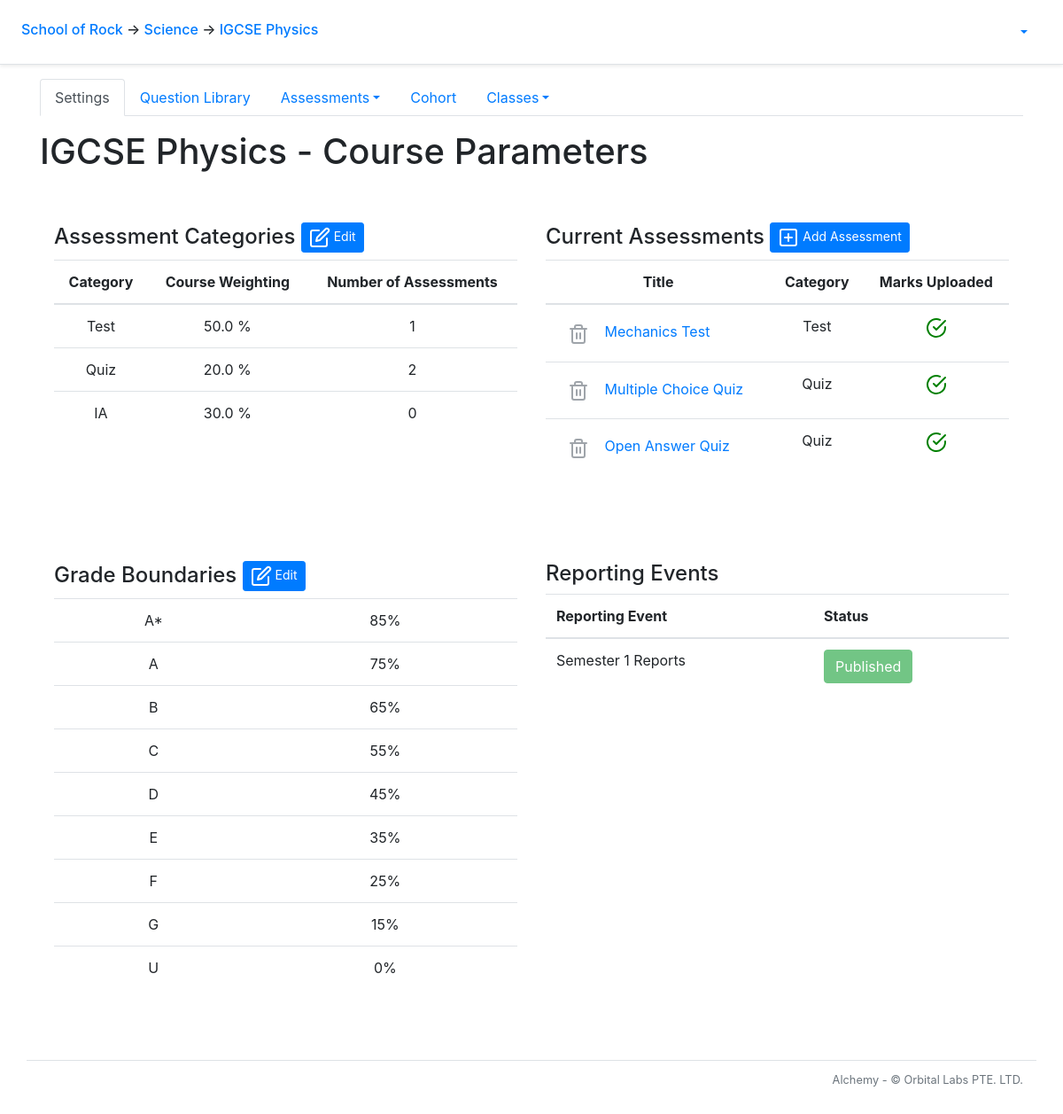
The app's page /course/1/ with its own data.
### alchemy/models.py (models this page shows, shortened)
class School(db.Model):
    __tablename__ = 'school'
    id = db.Column(db.Integer, primary_key=True)
    name = db.Column(db.String(50))
    departments = db.relationship('Department', backref='school')
    snapshots = db.relationship('Snapshot', backref='school')

class Department(db.Model):
    __tablename__ = 'department'
    id = db.Column(db.Integer, primary_key=True)
    name = db.Column(db.String(50))
    school_id = db.Column(db.Integer, db.ForeignKey('school.id'))
    courses = db.relationship('Course', backref='department')

class Course(db.Model):
    __tablename__ = 'course'
    id = db.Column(db.Integer, primary_key=True)
    name = db.Column(db.String(20), nullable=False)
    department_id = db.Column(db.Integer, db.ForeignKey('department.id'))
    questions = db.relationship('Question', backref = 'q_course')
    tags = db.relationship('Tag', backref='tag_course')
    clazzes = db.relationship('Clazz', backref='course')
    papers = db.relationship('Paper', backref='course')
    grade_levels = db.relationship('GradeLevel', backref='grade_levels')
    assessment_categories = db.relationship('AssessmentCategory', backref='assessment_categories')
    checkpoints = db.relationship('Checkpoint', backref='course')
    def order_grade_levels(self):
        self.grade_levels.sort(key=lambda x: x.lower_bound,  reverse = True)

class AssessmentCategory(db.Model):
    __tablename__ = 'assessment_category'
    id = db.Column(db.Integer, primary_key=True)
    name = db.Column(db.String())
    weight = db.Column(db.Float)
    course_id = db.Column(db.Integer, db.ForeignKey('course.id'), nullable=False)
    papers = db.relationship('Paper', back_populates='category')

class Paper(db.Model):
    __tablename__ = 'paper'
    id = db.Column(db.Integer, primary_key=True)
    title = db.Column(db.String(50), nullable=False)
    scores = db.relationship('Score', backref='paper')
    paper_questions = db.relationship('PaperQuestion',
            order_by='PaperQuestion.order_number',
            collection_class=ordering_list('order_number', count_from=1))
    course_id = db.Column(db.Integer, db.ForeignKey('course.id'))
    category_id = db.Column(db.Integer, db.ForeignKey('assessment_category.id'), nullable=False)
    category = db.relationship('AssessmentCategory', back_populates='papers')
    checkpoints = db.relationship('Checkpoint', secondary=checkpoints_papers, back_populates='papers')
    @sqlalchemy.orm.reconstructor
    def __paper_construct__(self):
        self.build_profile()
    def build_profile(self):
        self.profile = paper_profile.PaperProfile()
        self.profile.total_questions = len(self.paper_questions)
        tag_list = []
        for pq in self.paper_questions:
            if len(pq.question.all_solutions) > 1:
                self.profile.total_mc_questions += 1
                self.profile.total_mc_points += pq.question.points
            elif len(pq.question.all_solutions) == 1:
                self.profile.total_oa_questions += 1
                self.profile.total_oa_points += pq.question.points
            else:
                pass
            self.profile.total_points += pq.question.points
            for tag in pq.question.tags:
                if tag not in tag_list:
                    tag_list.append(tag)
        if self.profile.total_mc_questions > 0:
            self.profile.has_mc_questions = True
        if self.profile.total_points != 0:
            self.profile.mcq_points_norm_ratio = round(self.profile.total_mc_points/self.profile.total_points*100, 1)
            self.profile.oaq_points_norm_ratio = round(self.profile.total_oa_points/self.profile.total_points*100, 1)
        for tag in tag_list:
            new_tag_profile = paper_profile.build_tag_profile(self, tag)
            new_tag_profile.calculate_q_percentage(self.profile)
            new_tag_profile.calculate_p_percentage(self.profile)
            self.profile.tag_profile_list.append(new_tag_profile)
    def check_clazz_scores(self, clazz):
        clazz_id = clazz.id
        scores = Score.query.filter_by(paper_id = self.id).all()
        clazz_scores = []
        for score in scores:
            student_id = score.student_id
            student = Student.query.get_or_404(student_id)
            if clazz in student.clazzes:
                clazz_scores.append(score)
        for score in clazz_scores:
            if score == None:
                return False
            else:
                return True
    def has_all_scores(self):
        has_all_scores = True
        for clazz in self.course.clazzes:
            if not self.check_clazz_scores(clazz):
                has_all_scores = False
        return has_all_scores

class GradeLevel(db.Model):
    __tablename__ = 'grade_level'
    id = db.Column(db.Integer, primary_key=True)
    grade = db.Column(db.String())
    lower_bound = db.Column(db.Integer)
    upper_bound = db.Column(db.Integer)
    course_id = db.Column(db.Integer, db.ForeignKey('course.id'), nullable=False)

class Checkpoint(db.Model):
    __tablename__ = 'checkpoint'
    id = db.Column(db.Integer, primary_key=True)
    course_id = db.Column(db.Integer, db.ForeignKey('course.id'))
    snapshot_id = db.Column(db.Integer, db.ForeignKey('snapshot.id'))
    papers = db.relationship('Paper', secondary=checkpoints_papers, back_populates='checkpoints')
    def is_ready(self):
        is_ready = True
        for paper in self.papers:
            if not paper.has_all_scores():
                is_ready = False
        return is_ready

class Snapshot(db.Model):
    __tablename__ = 'snapshot'
    id = db.Column(db.Integer, primary_key=True)
    name = db.Column(db.String(50), nullable=False)
    checkpoints = db.relationship('Checkpoint', backref='snapshot')
    school_id = db.Column(db.Integer, db.ForeignKey('school.id'))
    is_published = db.Column(db.Boolean)
    db.session.commit()

### alchemy/views/course.py (the view)
@bp_course.route('/')
@auth_manager.require_group
def index():
    g.course.order_grade_levels()
    return flask.render_template('course/index.html')

### alchemy/templates/course/index.html (shortened to what this page needs)
{% extends "course/layout.html" %}
{% block course_main_content %}
<main role="main">
  <h1 class="my-3">{{ g.course.name }} - Course Parameters</h1>
  {% import "course/assessment_categories_form_macro.html" as categories_form %}
  <br>
  <div class="profile">
    <div class='left-col'>
      <h4>Assessment Categories <button type="button" class="btn btn-primary btn-sm" data-toggle="modal" data-target="#categories_modal">
        <span data-feather="edit"></span>
        <a>Edit</a></button></h4>
      <table class="table table-hover text-center">
        <thead>
          <th>Category</th>
          <th>Course Weighting</th>
          <th>Number of Assessments</th>
        </thead>
        {% for category in g.course.assessment_categories %}
          <tr>
            <td>{{ category.name }}</td>
            <td>{{ category.weight }} %</td>
            <td>{{ category.papers | length }}</td>
          </tr>
        {% endfor %}
      </table>
    </div>
    <div class="right-col">
      <h4>Current Assessments <button class="btn btn-primary btn-sm" data-toggle="modal" data-target="#paper_create_modal">
        <span data-feather="plus-square"></span>
        <a>Add Assessment</a></button>
      </h4>
      <table class="table table-hover text-center">
        <thead>
          <th>Title</th>
          <th>Category</th>
          <th>Marks Uploaded</th>
        </thead>
        {% for paper in g.course.papers %}
        <tr>
          <td>
            <div align="left">
              <a class="btn btn-link {{ 'disabled' if paper.scores }}" aria-label="Delete paper" href="{{ url_for('course.paper.remove', paper_id=paper.id) }}">
                <span data-feather="trash-2"></span>
              </a>
              <a href="{{ url_for('course.paper.index', paper_id=paper.id) }}">{{ paper.title }}</a>
            </div>
          </td>
          <td>{{ paper.category.name }}</td>
          {% if paper.has_all_scores() %}
            <td><i class="icon_green" data-feather="check-circle"></i></td>
          {% else %}
            <td><i class="icon_red" data-feather="x-circle"></i></td>
          {% endif %}
        </tr>
        {% endfor %}
      </table>
    </div>
  </div>
  <br>
  {% import "course/grade_levels_form_macro.html" as grades_form %}
  <br>
  <div class="profile">
    <div class="left_col">
      <h4>Grade Boundaries <button type="button" class="btn btn-primary btn-sm" data-toggle="modal" data-target="#grade_level_modal">
        <span data-feather="edit"></span>
        Edit
      </h4>
      <table class="table table-hover text-center">
        {% for grade in g.course.grade_levels %}
          <tr>
            <td>{{ grade.grade }}</td>
            <td>{{ grade.lower_bound }}%</td>
          </tr>
        {% endfor %}
      </table>
    </div>
    <div class="right-col">
      <h4>Reporting Events</h4>
      <table class="table table-hover">
        <thead>
          <th>Reporting Event</th>
          <th>Status</th>
        </thead>
        {% import "course/edit_checkpoint_macro.html" as edit_checkpoint %}
        {% if g.course.checkpoints %}
          {% for checkpoint in g.course.checkpoints %}
            <tr>
              <td>{{ checkpoint.snapshot.name }}</td>
              <td>
                {% if not checkpoint.is_ready() %}
                  <button data-toggle="modal" data-target="#edit_checkpoint_modal_{{ checkpoint.id }}" type="button" class="btn btn-danger" onclick="get_paper_ids({{ g.course.id }}, {{ checkpoint.id }})">Not Ready <span data-feather="edit" ></span></button>
                {% else %}
                  {% if not checkpoint.snapshot.is_published %}
                    <button data-toggle="modal" data-target="#edit_checkpoint_modal_{{ checkpoint.id }}" type="button" class="btn btn-success" onclick="get_paper_ids({{ g.course.id }}, {{ checkpoint.id }})">Ready <span data-feather="edit"></span></button>
                  {% else %}
                    <button type="button" class="btn btn-success disabled">Published</button>
                  {% endif %}
                {% endif %}
              </td>
            </tr>
          {% endfor %}
        {% else %}
          <tr>
            <td></td>
            <td>No Reporting Events</td>
            <td></td>
          </tr>
        {% endif %}
      </table>
    </div>
  </div>
</main>
{% endblock course_main_content %}

### alchemy/templates/course/layout.html (shortened to what this page needs)
{% include "layout_start.html" %}
<div class="container">
  <ul class="nav nav-tabs">
    <li class="nav-item">
      <a class="nav-link {{ 'active' if request.endpoint == 'course.index' }}" href="{{ url_for('course.index', course_id=g.course.id) }}">Settings</a>
    </li>
    <li class="nav-item">
      <a class="nav-link {{ 'active' if request.endpoint == 'course.library.index' }}" href="{{ url_for('course.library.index') }}">Question Library</a>
    </li>
    <li class="nav-item dropdown">
      <a class="nav-link dropdown-toggle {{ 'active' if request.endpoint == 'course.paper.index' or request.endpoint == 'course.paper.edit' }}" data-toggle="dropdown" href="#" role="button" aria-haspopup="true" aria-expanded="false">Assessments</a>
    </li>
    <li class="nav-item">
      <a class="nav-link {{ 'active' if request.endpoint == 'course.cohort.index' }}" href="{{ url_for('course.cohort.index', course_id=g.course.id) }}">Cohort</a>
    </li>
    <li class="nav-item dropdown">
      <a class="nav-link dropdown-toggle" data-toggle="dropdown" href="#" role="button" aria-haspopup="true" aria-expanded="false">Classes</a>
    </li>
  </ul>
  {% block course_main_content %}
  {% endblock course_main_content %}
</div>
{% import "course/paper_new_or_edit_macro.html" as paper_create_modal %}
{% include "layout_end.html" %}

### alchemy/templates/layout_start.html (shortened to what this page needs)
<!doctype html>
<html lang="en">
  <head>
      <link rel="stylesheet" href="https://stackpath.bootstrapcdn.com/bootstrap/4.5.0/css/bootstrap.min.css">
      <link rel="stylesheet" type="text/css" href="{{ url_for('static', filename='card-body.css') }}">
    </head>
    <body>
      <div class="p-3 px-md-4 mb-3 bg-white border-bottom shadow-sm">
        <div class="row justify-content-md-center">
          <div class="col d-flex align-items-baseline">
            <h6 class="mt-2 mr-3">
              {% if g.school %}
                <a href = "{{ url_for('school.index', school_id = g.school.id)}}">{{ g.school.name }}</a>
              {% else %}
                <b style="text-align: center;">Welcome to...</b>
              {% endif %}
              {% if g.department %}
                <span>&#8594;</span><a href = "{{ url_for('department.index', department_id = g.department.id) }}"> {{ g.department.name }}</a>
              {% endif %}
              {% if g.course %}
                <span>&#8594;</span><a href = "{{ url_for('course.index', course_id = g.course.id) }}"> {{ g.course.name }}</a>
              {% endif %}
            </h6>
          </div>
          <div class="col-md-auto d-flex align-items-baseline">
            {% if 'current_user' in g %}
            <ul class="nav nav-pills">
              <li class="nav-item dropdown">
                <a class="nav-link dropdown-toggle" data-toggle="dropdown" href="#" role="button" aria-haspopup="true" aria-expanded="false">{{ g.current_user.username }}</a>
              </li>
            </ul>
            {% endif %}
          </div>
        </div>
      </div>

### alchemy/templates/layout_end.html (shortened to what this page needs)
    <footer class="pt-2 my-5 border-top container text-right">
        <small class="text-muted">Alchemy - &copy; Orbital Labs PTE. LTD.</small>
    </footer>
  </body>
</html>

### records on screen
School: school.name "School of Rock"
Department: department.name "Science"
Course: course.name "IGCSE Physics"
AssessmentCategory: name "Test", weight "50.0", papers|length "1"
AssessmentCategory: name "Quiz", weight "20.0", papers|length "2"
AssessmentCategory: name "IA", weight "30.0", papers|length "0"
Paper: title "Mechanics Test", category.name "Test"
Paper: title "Multiple Choice Quiz", category.name "Quiz"
Paper: title "Open Answer Quiz", category.name "Quiz"
GradeLevel: grade "A*", lower_bound "85"
GradeLevel: grade "A", lower_bound "75"
GradeLevel: grade "B", lower_bound "65"
GradeLevel: grade "C", lower_bound "55"
GradeLevel: grade "D", lower_bound "45"
GradeLevel: grade "E", lower_bound "35"
GradeLevel: grade "F", lower_bound "25"
GradeLevel: grade "G", lower_bound "15"
GradeLevel: grade "U", lower_bound "0"
Checkpoint: snapshot.name "Semester 1 Reports"
